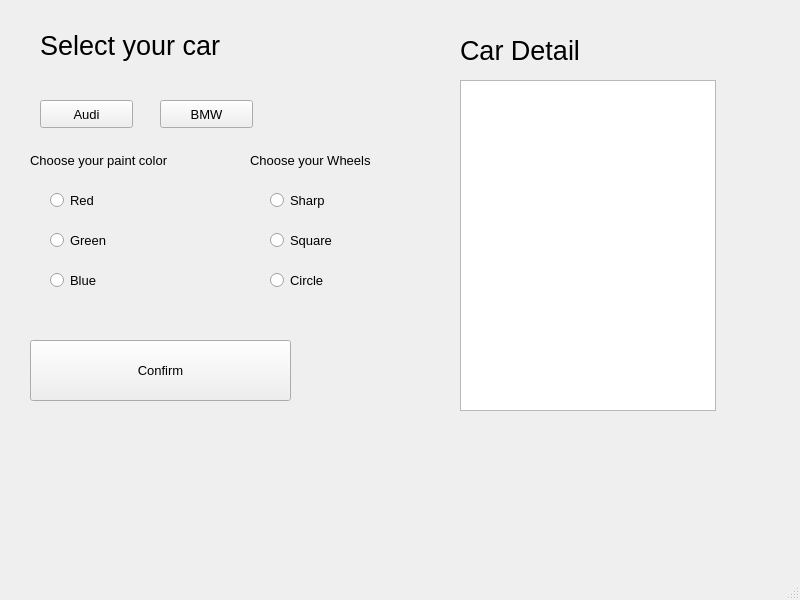
<?xml version="1.0" encoding="UTF-8"?>
<ui version="4.0">
 <class>MainWindow</class>
 <widget class="QMainWindow" name="MainWindow">
  <property name="geometry">
   <rect>
    <x>0</x>
    <y>0</y>
    <width>800</width>
    <height>600</height>
   </rect>
  </property>
  <property name="windowTitle">
   <string>MainWindow</string>
  </property>
  <widget class="QWidget" name="centralwidget">
   <widget class="QPushButton" name="pushButton">
    <property name="geometry">
     <rect>
      <x>40</x>
      <y>100</y>
      <width>93</width>
      <height>28</height>
     </rect>
    </property>
    <property name="font">
     <font>
      <pointsize>10</pointsize>
     </font>
    </property>
    <property name="text">
     <string>Audi</string>
    </property>
   </widget>
   <widget class="QTextBrowser" name="textBrowser">
    <property name="geometry">
     <rect>
      <x>460</x>
      <y>80</y>
      <width>256</width>
      <height>331</height>
     </rect>
    </property>
    <property name="font">
     <font>
      <pointsize>16</pointsize>
     </font>
    </property>
    <property name="html">
     <string>&lt;!DOCTYPE HTML PUBLIC &quot;-//W3C//DTD HTML 4.0//EN&quot; &quot;http://www.w3.org/TR/REC-html40/strict.dtd&quot;&gt;
&lt;html&gt;&lt;head&gt;&lt;meta name=&quot;qrichtext&quot; content=&quot;1&quot; /&gt;&lt;style type=&quot;text/css&quot;&gt;
p, li { white-space: pre-wrap; }
&lt;/style&gt;&lt;/head&gt;&lt;body style=&quot; font-family:'MS Shell Dlg 2'; font-size:16pt; font-weight:400; font-style:normal;&quot;&gt;
&lt;p style=&quot;-qt-paragraph-type:empty; margin-top:0px; margin-bottom:0px; margin-left:0px; margin-right:0px; -qt-block-indent:0; text-indent:0px;&quot;&gt;&lt;br /&gt;&lt;/p&gt;&lt;/body&gt;&lt;/html&gt;</string>
    </property>
   </widget>
   <widget class="QLabel" name="label">
    <property name="geometry">
     <rect>
      <x>40</x>
      <y>10</y>
      <width>351</width>
      <height>71</height>
     </rect>
    </property>
    <property name="font">
     <font>
      <pointsize>20</pointsize>
     </font>
    </property>
    <property name="text">
     <string>Select your car</string>
    </property>
   </widget>
   <widget class="QPushButton" name="pushButton_2">
    <property name="geometry">
     <rect>
      <x>160</x>
      <y>100</y>
      <width>93</width>
      <height>28</height>
     </rect>
    </property>
    <property name="font">
     <font>
      <pointsize>10</pointsize>
     </font>
    </property>
    <property name="text">
     <string>BMW</string>
    </property>
   </widget>
   <widget class="QLabel" name="label_2">
    <property name="geometry">
     <rect>
      <x>30</x>
      <y>140</y>
      <width>221</width>
      <height>41</height>
     </rect>
    </property>
    <property name="font">
     <font>
      <pointsize>10</pointsize>
     </font>
    </property>
    <property name="text">
     <string>Choose your paint color</string>
    </property>
   </widget>
   <widget class="QRadioButton" name="radioButton">
    <property name="geometry">
     <rect>
      <x>50</x>
      <y>190</y>
      <width>95</width>
      <height>20</height>
     </rect>
    </property>
    <property name="font">
     <font>
      <pointsize>10</pointsize>
     </font>
    </property>
    <property name="text">
     <string>Red</string>
    </property>
    <attribute name="buttonGroup">
     <string notr="true">pain_color_button</string>
    </attribute>
   </widget>
   <widget class="QRadioButton" name="radioButton_2">
    <property name="geometry">
     <rect>
      <x>50</x>
      <y>230</y>
      <width>95</width>
      <height>20</height>
     </rect>
    </property>
    <property name="font">
     <font>
      <pointsize>10</pointsize>
     </font>
    </property>
    <property name="text">
     <string>Green</string>
    </property>
    <attribute name="buttonGroup">
     <string notr="true">pain_color_button</string>
    </attribute>
   </widget>
   <widget class="QRadioButton" name="radioButton_3">
    <property name="geometry">
     <rect>
      <x>50</x>
      <y>270</y>
      <width>95</width>
      <height>20</height>
     </rect>
    </property>
    <property name="font">
     <font>
      <pointsize>10</pointsize>
     </font>
    </property>
    <property name="text">
     <string>Blue</string>
    </property>
    <attribute name="buttonGroup">
     <string notr="true">pain_color_button</string>
    </attribute>
   </widget>
   <widget class="QLabel" name="label_3">
    <property name="geometry">
     <rect>
      <x>250</x>
      <y>140</y>
      <width>191</width>
      <height>41</height>
     </rect>
    </property>
    <property name="font">
     <font>
      <pointsize>10</pointsize>
     </font>
    </property>
    <property name="text">
     <string>Choose your Wheels</string>
    </property>
   </widget>
   <widget class="QRadioButton" name="radioButton_4">
    <property name="geometry">
     <rect>
      <x>270</x>
      <y>190</y>
      <width>95</width>
      <height>20</height>
     </rect>
    </property>
    <property name="font">
     <font>
      <pointsize>10</pointsize>
     </font>
    </property>
    <property name="text">
     <string>Sharp</string>
    </property>
    <property name="autoRepeat">
     <bool>true</bool>
    </property>
    <property name="autoExclusive">
     <bool>false</bool>
    </property>
    <attribute name="buttonGroup">
     <string notr="true">wheels_button</string>
    </attribute>
   </widget>
   <widget class="QRadioButton" name="radioButton_5">
    <property name="geometry">
     <rect>
      <x>270</x>
      <y>230</y>
      <width>95</width>
      <height>20</height>
     </rect>
    </property>
    <property name="font">
     <font>
      <pointsize>10</pointsize>
     </font>
    </property>
    <property name="text">
     <string>Square</string>
    </property>
    <attribute name="buttonGroup">
     <string notr="true">wheels_button</string>
    </attribute>
   </widget>
   <widget class="QRadioButton" name="radioButton_6">
    <property name="geometry">
     <rect>
      <x>270</x>
      <y>270</y>
      <width>95</width>
      <height>20</height>
     </rect>
    </property>
    <property name="font">
     <font>
      <pointsize>10</pointsize>
     </font>
    </property>
    <property name="text">
     <string>Circle</string>
    </property>
    <attribute name="buttonGroup">
     <string notr="true">wheels_button</string>
    </attribute>
   </widget>
   <widget class="QLabel" name="label_4">
    <property name="geometry">
     <rect>
      <x>460</x>
      <y>20</y>
      <width>241</width>
      <height>61</height>
     </rect>
    </property>
    <property name="font">
     <font>
      <pointsize>20</pointsize>
     </font>
    </property>
    <property name="text">
     <string>Car Detail</string>
    </property>
   </widget>
   <widget class="QPushButton" name="pushButton_3">
    <property name="geometry">
     <rect>
      <x>30</x>
      <y>340</y>
      <width>261</width>
      <height>61</height>
     </rect>
    </property>
    <property name="font">
     <font>
      <pointsize>10</pointsize>
     </font>
    </property>
    <property name="text">
     <string>Confirm</string>
    </property>
   </widget>
  </widget>
  <widget class="QStatusBar" name="statusbar"/>
 </widget>
 <resources/>
 <connections/>
 <buttongroups>
  <buttongroup name="pain_color_button"/>
  <buttongroup name="wheels_button"/>
 </buttongroups>
</ui>
